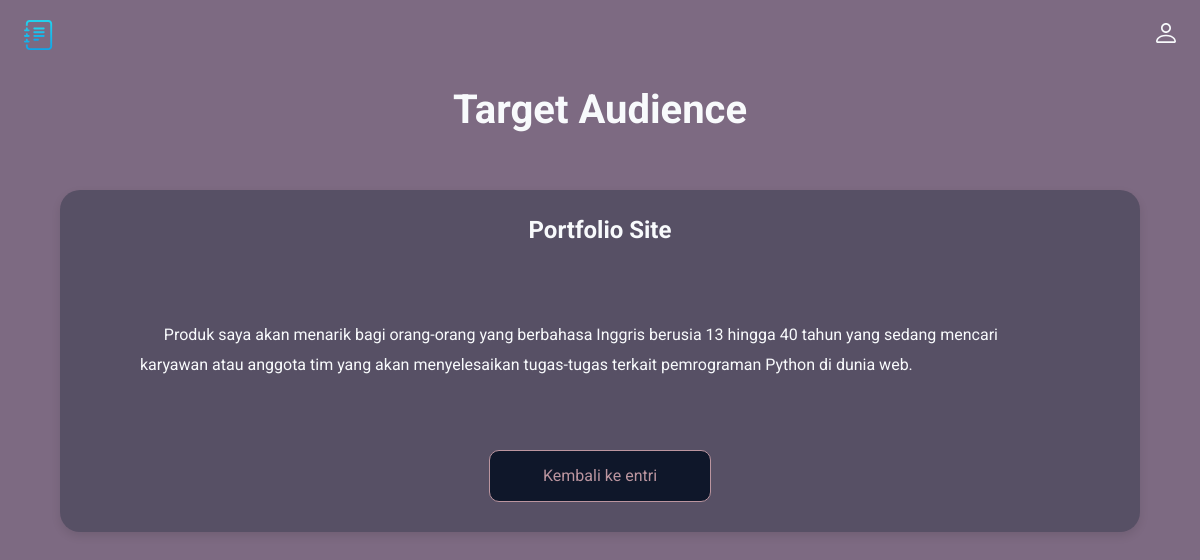
/card/4, run on the app's committed database.
### main.py (models this page shows, shortened)
class Card(db.Model):
    id = db.Column(db.Integer, primary_key=True)
    title = db.Column(db.String(100), nullable=False)
    subtitle = db.Column(db.String(300), nullable=False)
    text = db.Column(db.Text, nullable=False)

### main.py (the view)
@app.route('/card/<int:id>')
def card(id):
    card = Card.query.get(id)
    return render_template('card.html', card=card)

### templates/card.html (shortened to what this page needs)
<!doctype html>
<html lang="en">
<head>
  <link rel="stylesheet" href="../static/css/style.css">
</head>
<body>
  <header class="header">
    <img src="../static/img/logo.svg" alt="logo" width="30" height="30">
    <ul class="main-list">
        <li class="list__item">
          <a href="">
            <img src="../static/img/login.svg" alt="login" width="20" height="20">
          </a>
    </ul>
  </header>
  <main class="main">
    {% block content %}
    <h1 class="main__title">{{card.title}}</h1>
    <div class="main__block">
      <h2 class="main__subtitle">{{card.subtitle}}</h2>
      <div class="main__text">
      {{card.text}}
      </div>
      <a class="main__link" href="/index">Kembali ke entri</a>
    </div>
  </main>
  {% endblock %}
</body>
</html>

### static/css/style.css (style rules this page uses)
body { margin: 0; padding: 0; font-family: 'Roboto', sans-serif; font-size: 16px; line-height: 20px; background-color: #7d6a82; color: #F8FAFC; }
h1, h2, p { margin: 0; }
img { object-fit: contain; }
a { text-decoration: none; color: inherit; transition: 0.2s; }
ul { list-style: none; margin: 0; padding: 0; }
.header { display: flex; justify-content: space-between; align-items: center; padding: 20px 2%; margin-bottom: 30px; }
.main-list { display: flex; align-items: center; gap: 20px; }
.main__title { font-size: 40px; text-align: center; margin-bottom: 70px; }
.main { padding: 0 5%; }
.main__block { background: rgba(30, 41, 59, 0.4); border-radius: 20px; box-shadow: 0px 4px 10px rgba(0, 0, 0, 0.1); padding: 30px 80px; display: flex; flex-direction: column; align-items: center; }
.main__subtitle { text-align: center; margin-bottom: 50px; }
.main__text { line-height: 30px; margin-bottom: 40px; white-space: pre-wrap; align-self: flex-start; }
.main__link { display: block; border: 1px solid #BB959F; background: #0F172A; border-radius: 10px; color: #BB959F; padding: 15px 10px; font: inherit; width: 200px; text-align: center; cursor: pointer; transition: 0.2s; }

### data on the page
Card: title "Target Audience", subtitle "Portfolio Site", text "Produk saya akan menarik bagi orang-orang yang berbahasa Inggris berusia 13 hingga 40 tahun yang sedang mencari karyawan atau anggota tim yang akan menyelesaikan tugas-tugas terkait pemrograman Python di dunia web."
